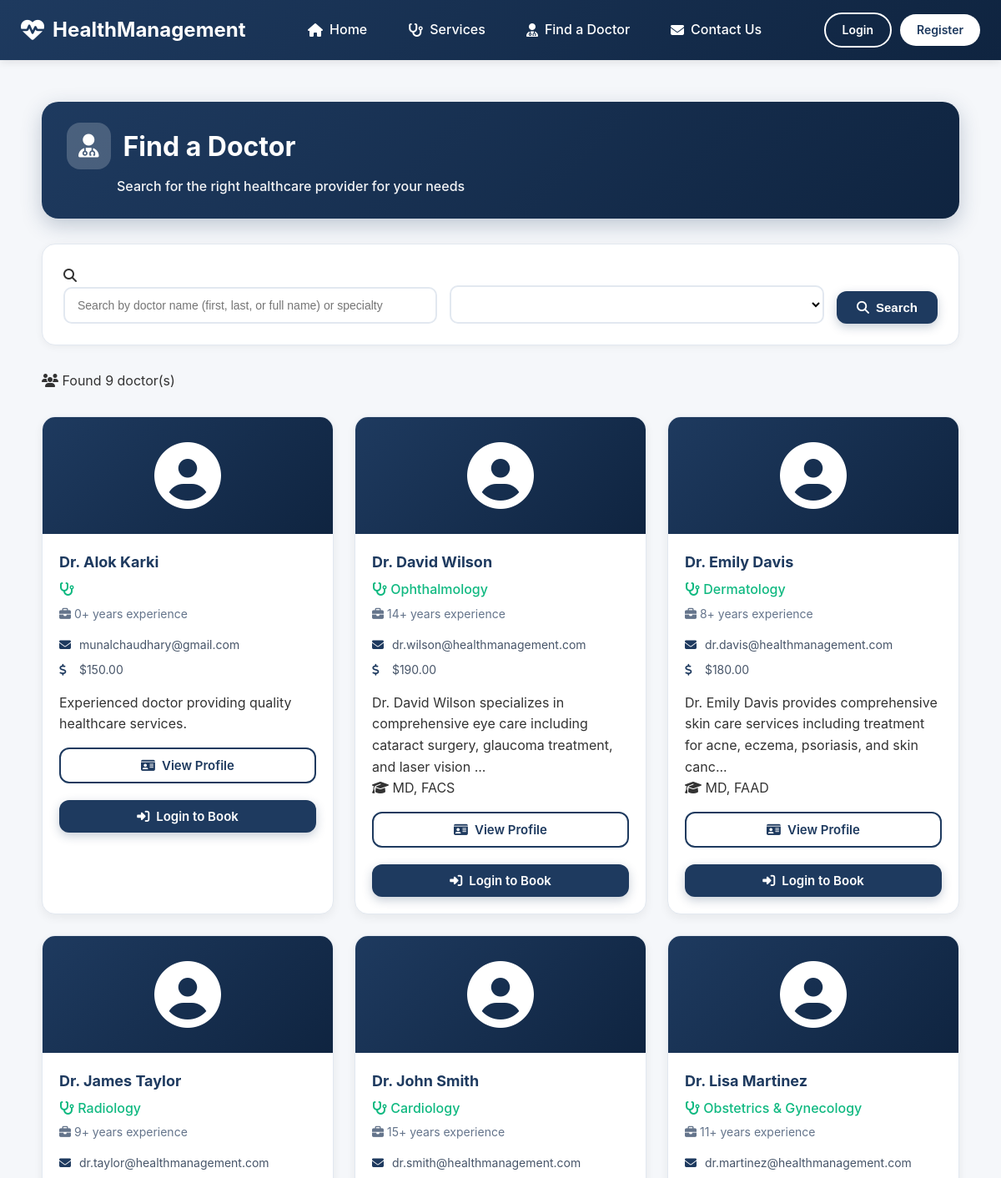
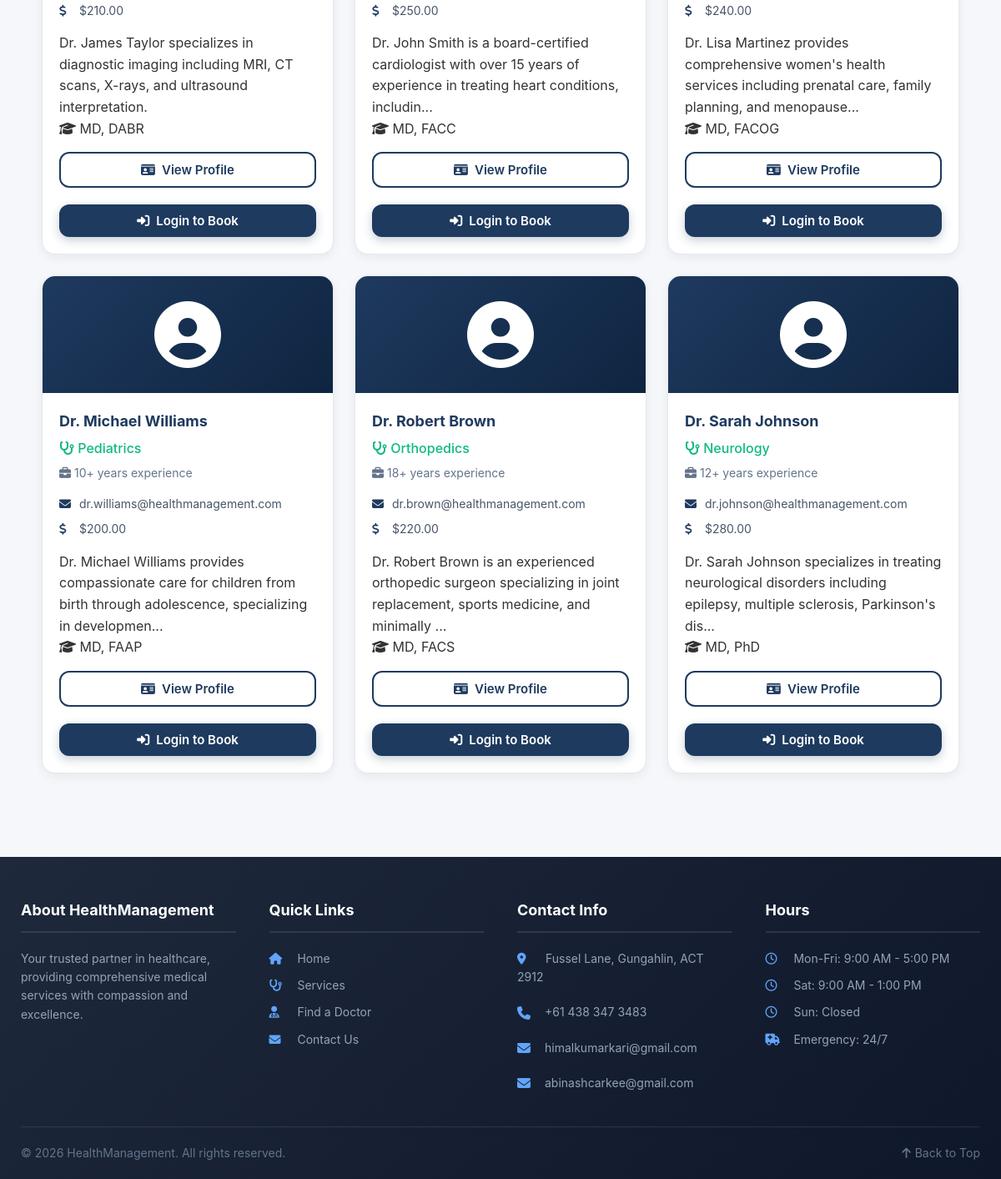
The app's page /doctors.php with its own data (2 pictures, top to bottom).
### tables this page shows
CREATE TABLE `doctors` (
  `doctorId` int(11) NOT NULL,
  `staffId` int(11) NOT NULL,
  `specialization` varchar(100) DEFAULT NULL,
  `consultationFee` decimal(10,2) DEFAULT NULL,
  `yearsOfExperience` int(11) DEFAULT NULL,
  `education` text DEFAULT NULL,
  `biography` text DEFAULT NULL,
  `isAvailable` tinyint(1) DEFAULT 1
);

CREATE TABLE `users` (
  `userId` int(11) NOT NULL,
  `username` varchar(50) NOT NULL,
  `passwordHash` varchar(255) NOT NULL,
  `email` varchar(100) NOT NULL,
  `firstName` varchar(50) NOT NULL,
  `lastName` varchar(50) NOT NULL,
  `phoneNumber` varchar(20) DEFAULT NULL,
  `role` enum('patient','staff','nurse','doctor','admin','accountant') DEFAULT 'patient',
  `isVerified` tinyint(1) DEFAULT 0,
  `verificationCode` varchar(64) DEFAULT NULL,
  `resetToken` varchar(64) DEFAULT NULL,
  `resetExpiry` datetime DEFAULT NULL,
  `dateCreated` datetime DEFAULT current_timestamp(),
  `lastLogin` datetime DEFAULT NULL
);

### includes/auth.php (called while the page is built, shortened)
<?php
function isLoggedIn() {
    return isset($_SESSION['user_id']) && !empty($_SESSION['user_id']);
}

### doctors.php (the view, shortened to what this page needs)
<?php
require_once 'includes/config.php';
require_once 'includes/auth.php';
$extraCSS = '<link rel="stylesheet" href="css/root.css">';
include 'includes/header.php';
$specialization = $_GET['specialization'] ?? '';
$search = $_GET['search'] ?? '';
$query = "
    SELECT d.*, u.firstName, u.lastName, u.email, u.phoneNumber,
           d.specialization, d.yearsOfExperience, d.consultationFee,
           d.biography, d.education, d.isAvailable
    FROM doctors d
    JOIN staff s ON d.staffId = s.staffId
    JOIN users u ON s.userId = u.userId
    WHERE d.isAvailable = 1
";
$params = [];
$query .= " ORDER BY u.firstName, u.lastName";
$stmt = $pdo->prepare($query);
$stmt->execute($params);
$doctors = $stmt->fetchAll();
$specializations = $pdo->query("SELECT DISTINCT specialization FROM doctors WHERE specialization IS NOT NULL ORDER BY specialization")->fetchAll();
?>
<div class="root-container">
    <div class="root-page-header">
        <div class="header-title">
            <h1><i class="fas fa-user-md"></i> Find a Doctor</h1>
            <p>Search for the right healthcare provider for your needs</p>
        </div>
    </div>
    <div class="root-search-filters">
        <form method="GET" class="root-search-form">
            <div class="root-filter-group">
                <div class="root-search-input-wrapper">
                    <i class="fas fa-search root-search-icon"></i>
                    <input type="text" name="search" placeholder="Search by doctor name (first, last, or full name) or specialty" value="<?php echo htmlspecialchars($search); ?>" class="root-form-control root-search-input">
                </div>
            </div>
            <div class="root-filter-group">
                <select name="specialization" class="root-form-control">
                    <?php foreach ($specializations as $spec): ?>
                        <option value="<?php echo htmlspecialchars($spec['specialization']); ?>" <?php echo $specialization == $spec['specialization'] ? 'selected' : ''; ?>>
                        </option>
                    <?php endforeach; ?>
                </select>
            </div>
            <button type="submit" class="root-btn root-btn-primary">
                <i class="fas fa-search"></i> Search
            </button>
        </form>
    </div>
    <?php if (empty($doctors)): ?>
        <div class="root-no-results">
            <i class="fas fa-user-md"></i>
            <h3>No doctors found</h3>
            <p>Try adjusting your search criteria or check back later.</p>
            <?php if ($search): ?>
                <div class="root-search-suggestions">
                    <p>Suggestions:</p>
                    <ul>
                        <li>Try searching with just the first name or last name</li>
                        <li>Check for spelling errors</li>
                        <li>Try a different specialty</li>
                        <li>Clear filters to see all doctors</li>
                    </ul>
                </div>
            <?php endif; ?>
        </div>
    <?php else: ?>
        <div class="root-results-count">
            <p><i class="fas fa-users"></i> Found <?php echo count($doctors); ?> doctor(s)</p>
        </div>
        <div class="root-doctors-grid">
            <?php foreach ($doctors as $doctor): ?>
                <div class="root-doctor-card">
                    <div class="root-doctor-avatar">
                        <i class="fas fa-user-circle"></i>
                    </div>
                    <div class="root-doctor-info">
                        <h3>Dr. <?php echo htmlspecialchars($doctor['firstName'] . ' ' . $doctor['lastName']); ?></h3>
                        <p class="root-doctor-specialty">
                            <i class="fas fa-stethoscope"></i>
                            <?php echo htmlspecialchars($doctor['specialization']); ?>
                        </p>
                        <p class="root-doctor-experience">
                            <i class="fas fa-briefcase"></i>
                            <?php echo $doctor['yearsOfExperience']; ?>+ years experience
                        </p>
                        <div class="root-doctor-details">
                            <p><i class="fas fa-envelope"></i> <?php echo htmlspecialchars($doctor['email']); ?></p>
                            <p><i class="fas fa-dollar-sign"></i> $<?php echo number_format($doctor['consultationFee'], 2); ?></p>
                        </div>
                        <div class="root-doctor-bio">
                            <p><?php echo htmlspecialchars(substr($doctor['biography'] ?: 'Experienced doctor providing quality healthcare services.', 0, 120)) . (strlen($doctor['biography'] ?? '') > 120 ? '...' : ''); ?></p>
                        </div>
                        <?php if ($doctor['education']): ?>
                        <div class="root-doctor-education">
                            <p><i class="fas fa-graduation-cap"></i> <?php echo htmlspecialchars(substr($doctor['education'], 0, 60)) . (strlen($doctor['education']) > 60 ? '...' : ''); ?></p>
                        </div>
                        <?php endif; ?>
                        <div class="root-doctor-actions">
                            <a href="doctor-profile.php?id=<?php echo $doctor['doctorId']; ?>" class="root-btn root-btn-outline root-btn-block root-btn-view-profile">
                                <i class="fas fa-id-card"></i> View Profile
                            </a>
                            <?php if (isLoggedIn() && $_SESSION['user_role'] === 'patient'): ?>
                                <a href="patient/appointments.php?doctor_id=<?php echo $doctor['doctorId']; ?>" class="root-btn root-btn-primary root-btn-block">
                                    <i class="fas fa-calendar-plus"></i> Book Appointment
                                </a>
                            <?php elseif (!isLoggedIn()): ?>
                                <a href="login.php" class="root-btn root-btn-primary root-btn-block">
                                    <i class="fas fa-sign-in-alt"></i> Login to Book
                                </a>
                            <?php endif; ?>
                        </div>
                    </div>
                </div>
            <?php endforeach; ?>
        </div>
    <?php endif; ?>
</div>
<?php include 'includes/footer.php'; ?>

### css/style.css (style rules this page uses)
* { margin: 0; padding: 0; box-sizing: border-box; }
body { font-family: -apple-system, BlinkMacSystemFont, 'Segoe UI', Roboto, 'Helvetica Neue', Arial, sans-serif; line-height: 1.6; color: #333; background-color: #f5f7fa; }
.page-header h1 , .dashboard-header h1, .page-title, h1 { font-weight: 700 !important; text-shadow: none !important; }

### css/root.css (style rules this page uses)
.root-container { max-width: 1200px; margin: 0 auto; padding: 30px 25px; background: #f5f7fa; min-height: 100vh; }
.root-page-header { display: flex; justify-content: space-between; align-items: center; margin-bottom: 30px; padding: 25px 30px; background: linear-gradient(135deg, #1e3a5f 0%, #0f2440 100%); border-radius: 20px; color: white; box-shadow: 0 8px 25px rgba(30, 58, 95, 0.25); flex-wrap: wrap; gap: 20px; }
.root-page-header .header-title h1 { margin: 0 0 8px 0; font-size: 32px; font-weight: 700; color: white; display: flex; align-items: center; gap: 15px; }
.root-page-header .header-title h1 i { background: rgba(255, 255, 255, 0.2); padding: 14px; border-radius: 16px; font-size: 28px; }
.root-page-header .header-title p { margin: 0 0 0 60px; font-size: 16px; font-weight: 500; color: rgba(255, 255, 255, 0.95); }
.root-form-control { width: 100%; padding: 14px 18px; border: 2px solid #e2e8f0; border-radius: 14px; font-size: 15px; background: white; transition: all 0.2s; }
.root-btn { display: inline-flex; align-items: center; gap: 8px; padding: 12px 24px; border-radius: 12px; font-size: 15px; font-weight: 600; text-decoration: none; transition: all 0.2s ease; cursor: pointer; border: none; line-height: 1; }
.root-btn-primary { background: #1e3a5f; color: white; box-shadow: 0 4px 12px rgba(30, 58, 95, 0.25); }
.root-btn-outline { background: #1e3a5f; border: 2px solid #cbd5e1; color: white; }
.root-btn-block { width: 100%; justify-content: center; }
.root-doctors-grid { display: grid; grid-template-columns: repeat(auto-fill, minmax(320px, 1fr)); gap: 25px; margin-top: 30px; }
.root-doctor-card { background: white; border-radius: 16px; overflow: hidden; box-shadow: 0 4px 12px rgba(0, 0, 0, 0.06); border: 1px solid #e2e8f0; transition: all 0.2s ease; }
.root-doctor-avatar { background: linear-gradient(135deg, #1e3a5f 0%, #0f2440 100%); padding: 30px 0; text-align: center; }
.root-doctor-avatar i { font-size: 80px; color: white; }
.root-doctor-info { padding: 20px; }
.root-doctor-info h3 { color: #1e3a5f; margin-bottom: 5px; font-size: 18px; }
.root-doctor-specialty { color: #10b981; font-weight: 500; margin-bottom: 5px; }
.root-doctor-experience { color: #64748b; font-size: 14px; margin-bottom: 15px; }
.root-doctor-details { margin: 15px 0; }
.root-doctor-details p { margin: 8px 0; font-size: 14px; color: #475569; }
.root-doctor-details i { width: 20px; color: #1e3a5f; }
.root-doctor-actions { margin-top: 15px; }
.root-search-filters { background: white; padding: 25px; border-radius: 16px; margin-bottom: 30px; box-shadow: 0 2px 10px rgba(0, 0, 0, 0.05); border: 1px solid #e2e8f0; }
.root-search-filters form { display: flex; gap: 15px; flex-wrap: wrap; align-items: flex-end; }
.root-filter-group { flex: 1; min-width: 200px; }
.root-filter-group input, .root-filter-group select { width: 100%; padding: 12px 15px; border: 2px solid #e2e8f0; border-radius: 10px; font-size: 14px; }
.root-btn-view-profile { margin-bottom: 10px; }
.root-doctor-actions { display: flex; flex-direction: column; gap: 10px; margin-top: 15px; }
.root-btn-view-profile { background: transparent; border: 2px solid #1e3a5f; color: #1e3a5f; }

### records on screen
doctors: users.firstName+lastName "Alok Karki", yearsOfExperience "0", users.email "munalchaudhary@gmail.com", consultationFee "150.00", biography "Experienced doctor providing quality healthcare services."
doctors: users.firstName+lastName "David Wilson", specialization "Ophthalmology", yearsOfExperience "14", users.email "dr.wilson@healthmanagement.com", consultationFee "190.00", biography "Dr. David Wilson specializes in comprehensive eye care including cataract surgery, glaucoma treatment, and laser vision", education "MD, FACS"
doctors: users.firstName+lastName "Emily Davis", specialization "Dermatology", yearsOfExperience "8", users.email "dr.davis@healthmanagement.com", consultationFee "180.00", biography "Dr. Emily Davis provides comprehensive skin care services including treatment for acne, eczema, psoriasis, and skin canc", education "MD, FAAD"
doctors: users.firstName+lastName "James Taylor", specialization "Radiology", yearsOfExperience "9", users.email "dr.taylor@healthmanagement.com", consultationFee "210.00", biography "Dr. James Taylor specializes in diagnostic imaging including MRI, CT scans, X-rays, and ultrasound interpretation.", education "MD, DABR"
doctors: users.firstName+lastName "John Smith", specialization "Cardiology", yearsOfExperience "15", users.email "dr.smith@healthmanagement.com", consultationFee "250.00", biography "Dr. John Smith is a board-certified cardiologist with over 15 years of experience in treating heart conditions, includin", education "MD, FACC"
doctors: users.firstName+lastName "Lisa Martinez", specialization "Obstetrics & Gynecology", yearsOfExperience "11", users.email "dr.martinez@healthmanagement.com", consultationFee "240.00", biography "Dr. Lisa Martinez provides comprehensive women's health services including prenatal care, family planning, and menopause", education "MD, FACOG"
doctors: users.firstName+lastName "Michael Williams", specialization "Pediatrics", yearsOfExperience "10", users.email "dr.williams@healthmanagement.com", consultationFee "200.00", biography "Dr. Michael Williams provides compassionate care for children from birth through adolescence, specializing in developmen", education "MD, FAAP"
doctors: users.firstName+lastName "Robert Brown", specialization "Orthopedics", yearsOfExperience "18", users.email "dr.brown@healthmanagement.com", consultationFee "220.00", biography "Dr. Robert Brown is an experienced orthopedic surgeon specializing in joint replacement, sports medicine, and minimally", education "MD, FACS"
doctors: users.firstName+lastName "Sarah Johnson", specialization "Neurology", yearsOfExperience "12", users.email "dr.johnson@healthmanagement.com", consultationFee "280.00", biography "Dr. Sarah Johnson specializes in treating neurological disorders including epilepsy, multiple sclerosis, Parkinson's dis", education "MD, PhD"

### other values on screen
count($doctors) "9"
